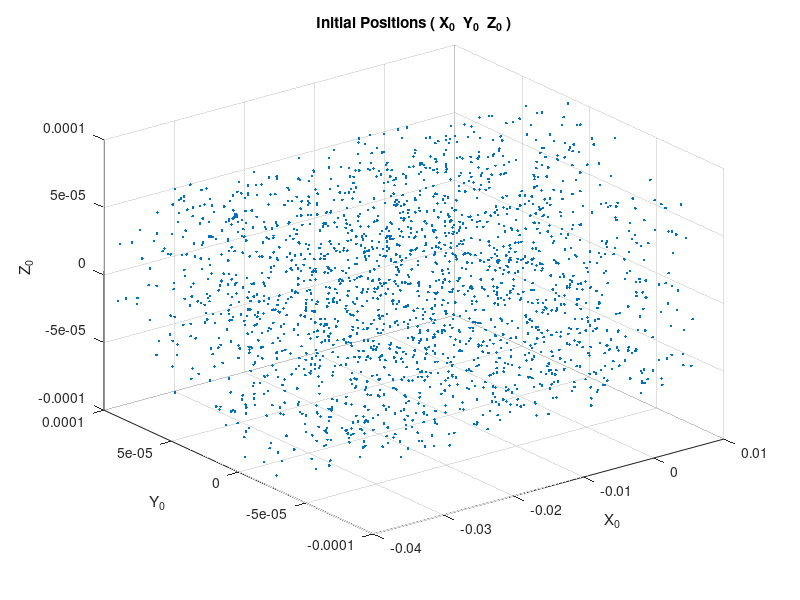

Recreate this plot in MATLAB. (Note: this script raises an error after producing the figure.)
%{
Script to generate 3d graphs used in presentation
%}

% Generate graph of random points in a cylinder
% Data
n = 2000;
radius = 1e-4;
yc = 0;
zc = 0;
% Engine
theta = rand(1,n)*(2*pi);
r = sqrt(rand(1,n))*radius;
y = yc + r.*cos(theta);
z = zc + r.*sin(theta);
x = (0.01+0.04)*rand(1,n)-0.04;
% Check
figure(1);
scatter3(x,y,z,'.');
title('Initial Positions ( X_0  Y_0  Z_0 )');
xlabel('X_0');
ylabel('Y_0');
zlabel('Z_0');
savefig('graphs/sample-1.fig');

%Generate graph for data with a colormap
T = readtable('data/xyzvsP01.dat');
T = removevars(T,{'Var2','Var4','Var6'});
T.Properties.VariableNames = {'x0','y0','z0','P'};

figure(2);
scatter3(T.x0,T.y0,T.z0,5,T.P);
title('Initial Positions ( X_0  Y_0  Z_0 )');
xlabel('X_0');
ylabel('Y_0');
zlabel('Z_0');
colormap(hot);
cb = colorbar;
title(cb,'Capture Probability');
savefig('graphs/xyz01-1.fig');

%Generate graph for predicted Capture Probability using the Gaussian RQ
%model
gpr = gaussianrq(T);
yfit = gpr.predictFcn(T);
figure(3);
scatter3(T.x0,T.y0,T.z0,5,yfit);
title('Initial Positions ( X_0  Y_0  Z_0 )');
xlabel('X_0');
ylabel('Y_0');
zlabel('Z_0');
colormap(hot);
cb = colorbar;
title(cb,'Predicted Capture Probability');
savefig('graphs/xyz01-2.fig');

%Generate graph for a more complete look at the model
% Data
n = 10000;
radius = 1e-4;
yc = 0;
zc = 0;
% Engine
theta = rand(1,n)*(2*pi);
r = sqrt(rand(1,n))*radius;
y = transpose(yc + r.*cos(theta));
z = transpose(zc + r.*sin(theta));
x = transpose((0.01+0.04)*rand(1,n)-0.04);
p = zeros(n,1);
T2 = table(x,y,z,p);
T2.Properties.VariableNames = {'x0','y0','z0','P'};

yfit2 = gpr.predictFcn(T2);
figure(4);
scatter3(T2.x0,T2.y0,T2.z0,5,yfit2);
title('Initial Positions ( X_0  Y_0  Z_0 )');
xlabel('X_0');
ylabel('Y_0');
zlabel('Z_0');
colormap(hot);
cb = colorbar;
title(cb,'Predicted Capture Probability For Random');
savefig('graphs/xyz01-3.fig');

%Generate a graph with only >= 0.5 capture probability
hp_filter = [];
lp_filter = [];
for i = 1:size(T2.x0)
    if yfit2(i) >= 0.5
        a = [T2.x0(i) T2.y0(i) T2.z0(i) yfit2(i)];
        hp_filter = [hp_filter;a];
    else 
        b = [T2.x0(i) T2.y0(i) T2.z0(i) yfit2(i)];
        lp_filter = [lp_filter;a];
    end 
end
hpx = hp_filter(:,1);
hpy = hp_filter(:,2);
hpz = hp_filter(:,3);
hpp = hp_filter(:,4);

lpx = lp_filter(:,1);
lpy = lp_filter(:,2);
lpz = lp_filter(:,3);
lpp = lp_filter(:,4);


figure(5);
scatter3(hpx,hpy,hpz,'.');
title({'Initial Positions ( X_0  Y_0  Z_0 )';'Capture Probability >= 0.5'});
xlabel('X_0');
ylabel('Y_0');
zlabel('Z_0');
savefig('graphs/xyz01-4.fig');

%Generate a slice of the graph
hp_slice = [];
for i = 1:size(hpx)
    if (hpx(i) >= -0.01) & (hpx(i)<= -0.005)
        a = [hpx(i) hpy(i) hpz(i) hpp(i)];
        hp_slice = [hp_slice;a];
    end 
end

shpx = hp_slice(:,1);
shpy = hp_slice(:,2);
shpz = hp_slice(:,3);
shpp = hp_slice(:,4);

figure(6);
scatter3(hpx,hpy,hpz,'.');
hold on
scatter3(shpx,shpy,shpz,'r','.');
hold off
title({'Initial Positions ( X_0  Y_0  Z_0 )';'Capture Probability >= 0.5';'X_0 = [-0.01,-0.005]'});
xlabel('X_0');
ylabel('Y_0');
zlabel('Z_0');
legend('Initial Positions','Initial positions in the slice [-0.01,-0.005]');
savefig('graphs/xyz01-5.fig');

%Generate a slice of the low prob graph
lp_slice = [];
for i = 1:size(lpx)
    if (lpx(i) >= -0.01) & (lpx(i)<= -0.005)
        a = [lpx(i) lpy(i) lpz(i) lpp(i)];
        lp_slice = [lp_slice;a];
    end 
end

slpx = lp_slice(:,1);
slpy = lp_slice(:,2);
slpz = lp_slice(:,3);
slpp = lp_slice(:,4);

figure(7);
scatter3(slpx,slpy,slpz,'.');
savefig('graphs/xyz01-6.fig');

for i = 1:size(shpp)
    if shpp(i) > 1
        shpp(i) = 1;
    elseif shpp(i) < 0
        shpp(i) = 0;
    end
end

for i = 1:size(slpp)
    if slpp(i) > 1
        slpp(i) = 1;
    elseif slpp(i) < 0
        slpp(i) = 0;
    end
end

% calculate average capture probability in the slice
av_p = (sum(shpp)+sum(slpp))/(size(shpp,1)+size(slpp,1));
hpratio = size(shpx)/(size(shpx)+size(slpx));
disp(av_p);